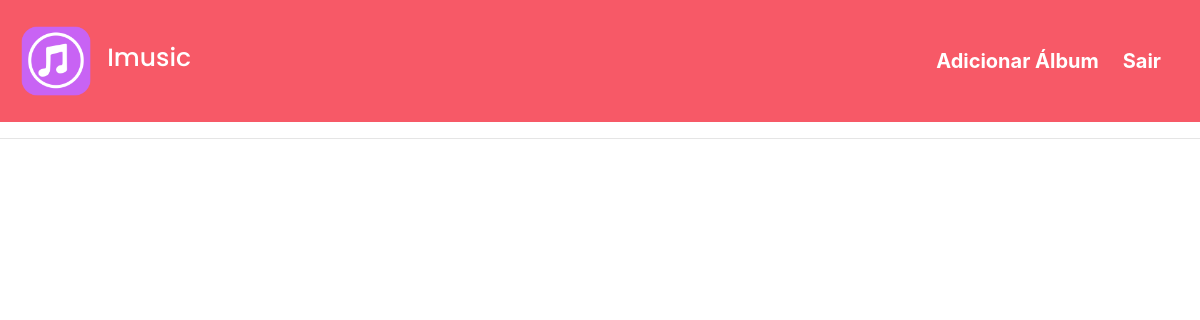
The app's page / (signed in), older data.
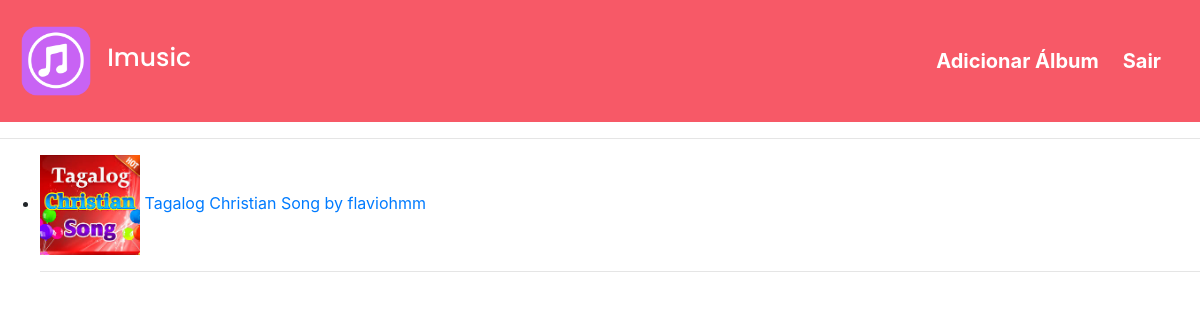
The same page, newer data.
### plataforma/models.py (models this page shows, shortened)
class Album(models.Model):
    nome_album = models.CharField(max_length=30)
    carregado_em = models.DateField(default=django.utils.timezone.now)
    logo_album = models.FileField(upload_to=user_directory_path)
    genero_album = models.CharField(max_length=30)
    artista_album = models.ForeignKey(User, on_delete=models.CASCADE, related_name='albuns')

### plataforma/views.py (the view)
# urls.py: 2. Add a URL to urlpatterns:  path('', views.home, name='home')
@login_required(login_url='/auth/login')
def home(request):
    albuns = Album.objects.all()
    return render(request, 'home.html', {'albuns': albuns})

### plataforma/templates/home.html (shortened to what this page needs)
{% extends 'base.html' %}
{% load static %}
{% block 'head' %}
    <link rel="stylesheet" href="{% static 'plataforma/css/home.css' %}">
{% endblock 'head' %}
{% block 'body' %}
    <hr>
    <div>
        <ul class="home-list">
            {% for album in albuns %}
                <li>
                    <span>
                        <a href="{% url 'plataforma:detalhe_album' username=album.artista_album album=album.nome_album %}" class="home-a">
                            <img src="{{album.logo_album.url}}" style="width:100px">
                        </a>
                    </span>
                    <span style="color: #007bff;">{{album.nome_album}} by</span>
                    <a href="{% url 'plataforma:detalhe_perfil' username=album.artista_album %}" class="home-a">
                        {{album.artista_album}}
                    </a>
                </li>
                <hr>
            {% endfor %}
        </ul>
    </div>
{% endblock 'body' %}

### templates/base.html (shortened to what this page needs)
{% load static %}
<!DOCTYPE html>
<html lang="pt-BR">
<head>
    {% block 'head' %}{% endblock 'head' %}
    <link rel="stylesheet" href="https://cdn.jsdelivr.net/npm/bootstrap@4.6.1/dist/css/bootstrap.min.css">
    <link rel="stylesheet" href="https://use.fontawesome.com/releases/v5.6.1/css/all.css">
</head>
<body>
    {% if user.is_authenticated %}
        <nav class="navbar navbar-expand-lg navbar-dark bg_navbar py-3">
            <a href="{% url 'plataforma:home' %}" class="navbar-brand">
                <img src="{% static 'plataforma/img/logo.png' %}" width="80">&nbsp
                <h3 class="font_logo">Imusic</h3>
            </a>
            <div class="container">
                <div class="collapse navbar-collapse" id="navbarCollapse">
                    <ul class="navbar-nav ml-auto">
                        <li class="nav-item active">
                            <a href="{% url 'plataforma:adicionar_album' user%}" class="nav-link lead mr-2 font-weight-bold">Adicionar Álbum</a>
                        </li>
                        <li class="nav-item active">
                            <a href="{% url 'sair' %}" class="nav-link lead font-weight-bold">Sair</a>
                        </li>
                    </ul>
                </div>
            </div>
        </nav>
        {% endif %}
    {% block 'body' %}{% endblock 'body' %}
</body>
</html>

### templates/static/plataforma/css/home.css (style rules this page uses)
.bg_navbar { background-color: #f75967; }
.font_logo { font-family: 'Poppins', sans-serif; font-size: 25px; display: inline; }

Row changes from the older to the newer data that the page shows:
added Album: logo_album (picture), nome_album "Tagalog Christian Song", artista_album "flaviohmm"
